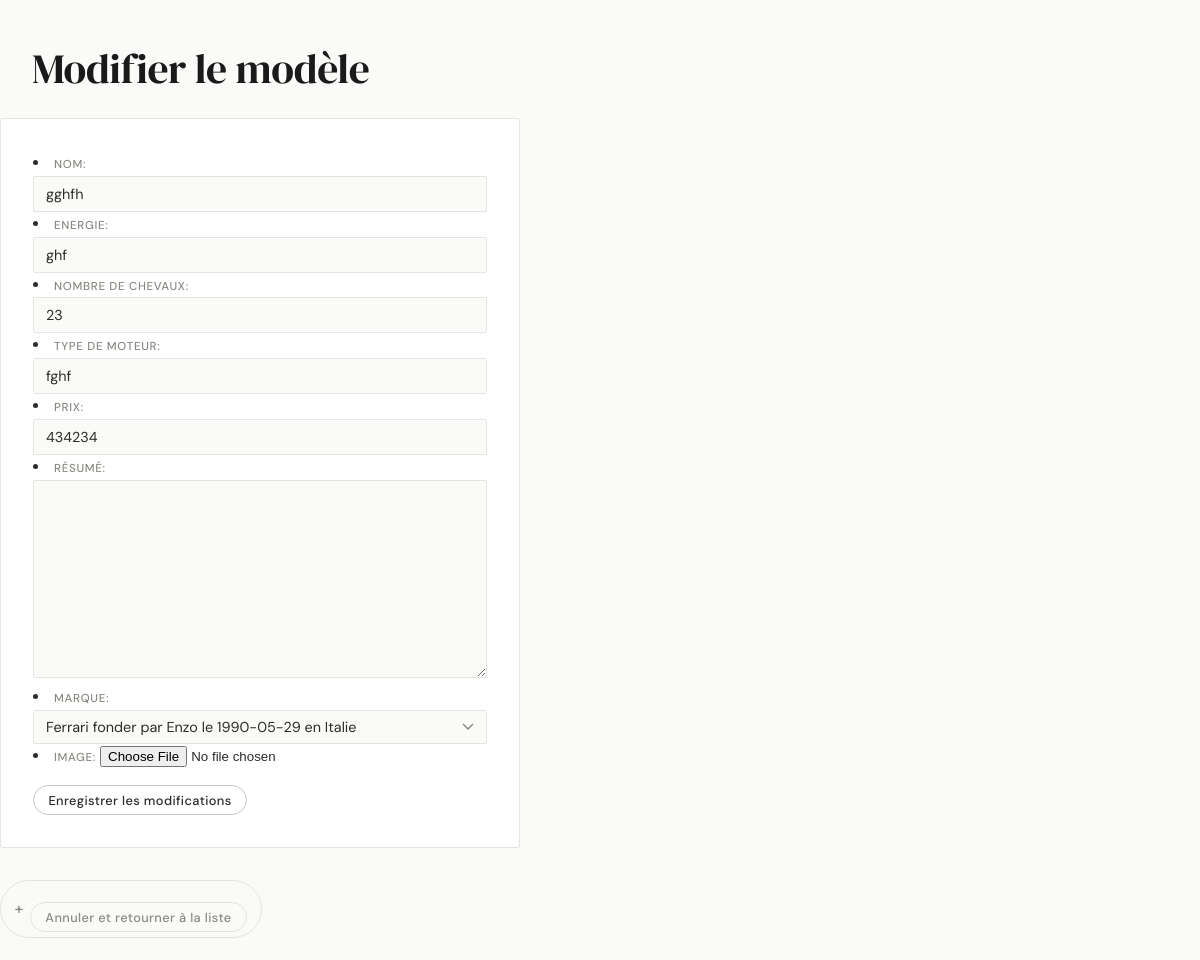
The page /vroumvroum/modele/updatemodele/2/ on the database its author committed.
### vroumvroum/models.py (models this page shows, shortened)
class Modele(models.Model): #déclare la classe Livre héritant de la classe Model, classe de base des modèles
    nom = models.CharField(max_length=100) # défini un champs de type texte de 100 caractères maximum
    energie = models.CharField(max_length=100)
    nombre_chevaux = models.IntegerField(blank=False)
    type_moteur = models.CharField(max_length=100)
    prix = models.IntegerField(blank=False)
    resume = models.TextField(null = True, blank = True) # champs de type text long
    marque = models.ForeignKey("Marque", on_delete=models.CASCADE, default=None)
    image = models.ImageField(upload_to='modeles/', null=True, blank=True)

class Marque(models.Model): #déclare la classe Livre héritant de la classe Model, classe de base des modèles
    nom = models.CharField(max_length=100) # défini un champs de type texte de 100 caractères maximum
    fondateur = models.CharField(max_length = 100)
    date_creation = models.DateField(blank=True, null = True) # champs de type date,pouvant être null ou ne pas être rempli
    pays_origine = models.CharField(max_length = 50)
    resume = models.TextField(null = True, blank = True) # champs de type text long
    def __str__(self):
        chaine = f"{self.nom} fonder par {self.fondateur} le {self.date_creation} en {self.pays_origine}"
        return chaine

### vroumvroum/views.py (the view)
# urls.py: path('modele/updatemodele/<int:id>/', views.traitementupdatemodele),
def traitementupdatemodele(request, id):
    modele = get_object_or_404(models.Modele, pk=id)
    if request.method == "POST":
        lform = ModeleForm(request.POST, request.FILES, instance=modele)
        if lform.is_valid():
            lform.save()
            return HttpResponseRedirect("/vroumvroum/modele/")
        else:
            return render(request, "vroumvroum/modele/updatemodele.html", {"form": lform, "id": id})
    else:
        lform = ModeleForm(instance=modele)
        return render(request, "vroumvroum/modele/updatemodele.html", {"form": lform, "id": id})

### vroumvroum/forms.py
class ModeleForm(ModelForm):
    class Meta:
        model = models.Modele
        fields = ('nom', 'energie', 'nombre_chevaux', 'type_moteur', 'prix', 'resume', 'marque', 'image')
        labels = {
            'nom': _('Nom'),
            'energie': _('Energie'),
            'nombre_chevaux': _('nombre de chevaux'),
            'type_moteur': _('type de moteur'),
            'prix': _('Prix'),
            'resume': _('Résumé'),
            'marque': _('Marque'),
            'image': _('Image'),
        }

### vroumvroum/templates/vroumvroum/modele/updatemodele.html (shortened to what this page needs)
<!DOCTYPE html>
<html lang="fr">
<head>
    {% load static %}
    <link rel="stylesheet" href="{% static 'vroumvroum/style.css' %}">
</head>
<body>
    <h1>Modifier le modèle</h1>
    <form method="post" action="/vroumvroum/modele/updatemodele/{{id}}/" enctype="multipart/form-data">
        {{ form.as_ul }}
        <input type="submit" value="Enregistrer les modifications">
    </form>
    <a href="/vroumvroum/modele/"><button type="button">Annuler et retourner à la liste</button></a>
</body>
</html>

### vroumvroum/static/vroumvroum/style.css (style rules this page uses)
:root { --bg: #fafaf8; --surface: #ffffff; --border: #e4e4e0; --border-dark:#c8c8c2; --accent: #1a1a1a; --accent-soft:#f0f0ec; --text: #2c2c2a; --text-muted: #8a8a84; --danger: #c0392b; --font-head: 'DM Serif Display', serif; --font-body: 'DM Sans', sans-serif; --radius: 2px; --tr: 140ms ease; --max-w: 720px; }
*, *::before, *::after { box-sizing: border-box; margin: 0; padding: 0; }
html { scroll-behavior: smooth; }
body { background: var(--bg); color: var(--text); font-family: var(--font-body); font-size: 15px; font-weight: 400; line-height: 1.65; min-height: 100vh; }
body > * { max-width: var(--max-w); margin-left: auto; margin-right: auto; padding-left: 2rem; padding-right: 2rem; }
h1 { font-family: var(--font-head); font-size: clamp(1.8rem, 4vw, 2.6rem); font-weight: 400; color: var(--accent); letter-spacing: -.01em; margin: 2.8rem 0 1.6rem; line-height: 1.15; }
a { color: var(--accent); text-decoration: underline; text-decoration-color: var(--border-dark); text-underline-offset: 3px; transition: text-decoration-color var(--tr); }
h1 + a, h1 ~ a:not(li a):not(ul a) { display: inline-flex; align-items: center; gap: .4rem; font-size: .82rem; font-weight: 500; text-decoration: none; color: var(--text-muted); border: 1px solid var(--border); padding: .3rem .85rem; border-radius: 99px; margin-bottom: 1.4rem; transition: color var(--tr), border-color var(--tr), background var(--tr); }
h1 + a::before, h1 ~ a:not(li a):not(ul a)::before { content: '+'; font-size: 1rem; }
button, input[type="submit"] { font-family: var(--font-body); font-size: .8rem; font-weight: 500; letter-spacing: .03em; padding: .35rem .9rem; border: 1px solid var(--border-dark); background: var(--surface); color: var(--text); border-radius: 99px; cursor: pointer; transition: background var(--tr), border-color var(--tr), color var(--tr); white-space: nowrap; }
button[type="button"] { border-color: var(--border); color: var(--text-muted); background: transparent; }
form { background: var(--surface); border: 1px solid var(--border); border-radius: var(--radius); padding: 2rem; max-width: 520px; margin: 1.5rem 0 2rem; }
label { font-size: .72rem; font-weight: 500; letter-spacing: .06em; text-transform: uppercase; color: var(--text-muted); }
input[type="text"], input[type="date"], input[type="number"], input[type="email"], select, textarea { width: 100%; background: var(--bg); border: 1px solid var(--border); border-radius: var(--radius); color: var(--text); font-family: var(--font-body); font-size: .9rem; padding: .5rem .75rem; outline: none; transition: border-color var(--tr), box-shadow var(--tr); appearance: none; }
textarea { min-height: 100px; resize: vertical; }
select { background-repeat: no-repeat; background-position: right .75rem center; padding-right: 2.2rem; }
input[type="submit"] { margin-top: 1rem; border-radius: 99px; }
a > button[type="button"], .back { margin-top: 1rem; display: inline-block; }

### rows shown on the page
Modele: nom "gghfh", energie "ghf", nombre_chevaux "23", type_moteur "fghf", prix "434234", marque "Ferrari fonder par Enzo le 1990-05-29 en Italie"
